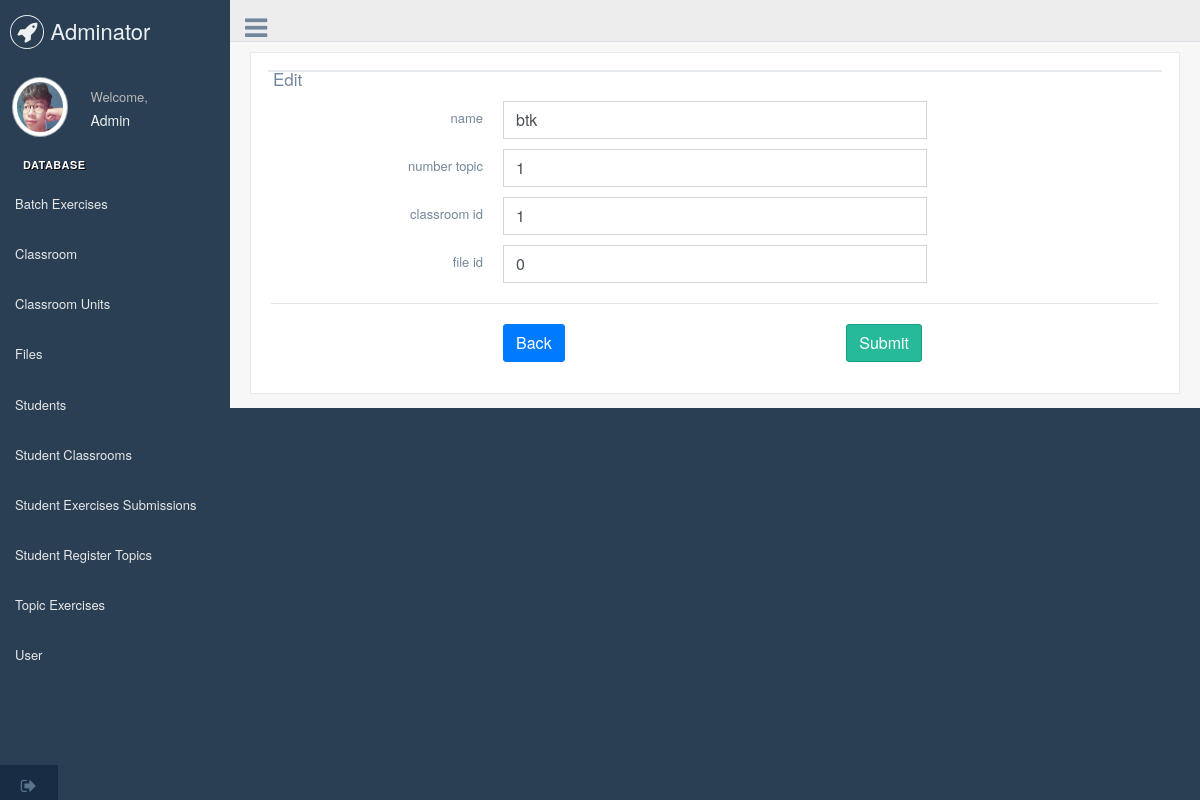
The app's page /InsideSite/manageDatabase.php?page=batch_exercises&&edit=1 (signed in) with its own data.
### tables this page shows
CREATE TABLE `batch_exercises` (
  `id` bigint(20) NOT NULL,
  `name` varchar(255) NOT NULL,
  `content` text NOT NULL,
  `number_topic` int(11) NOT NULL,
  `start_date` timestamp NOT NULL DEFAULT CURRENT_TIMESTAMP ON UPDATE CURRENT_TIMESTAMP,
  `deadline` timestamp NOT NULL DEFAULT '0000-00-00 00:00:00',
  `end_date` timestamp NOT NULL DEFAULT '0000-00-00 00:00:00',
  `status` int(11) NOT NULL,
  `type` int(11) NOT NULL,
  `file_id` bigint(20) DEFAULT NULL,
  `classroom_id` int(11) NOT NULL,
  `created_by` bigint(20) DEFAULT NULL,
  `created_at` timestamp NOT NULL DEFAULT '0000-00-00 00:00:00',
  `updated_by` bigint(20) DEFAULT NULL,
  `updated_at` timestamp NOT NULL DEFAULT '0000-00-00 00:00:00',
  `deleted_by` bigint(20) DEFAULT NULL,
  `deleted_at` timestamp NOT NULL DEFAULT '0000-00-00 00:00:00'
);

### InsideSite/editDB/batch_exercises_editDP.php (the view)
<div class="container body">
	<div class="main_container">
		<div class="right_col" role="main">
			<div class="">
				<div class="row">
					<div class="col-md-12 col-sm-12 ">
						<div class="x_panel">
							<div class="x_title">
								<h2>Edit</h2>
							</div>
									<div class="x_content">
									<form id="demo-form2" data-parsley-validate class="form-horizontal form-label-left" action="#" method="post">
										<div class="item form-group">
											<label class="col-form-label col-md-3 col-sm-3 label-align" for="first-name">name </label>
											<div class="col-md-6 col-sm-6 ">
												<input type="text" name="name" class="form-control" value="<?php echo $profile['name'] ?>">
											</div>
										</div>
										<div class="item form-group">
											<label class="col-form-label col-md-3 col-sm-3 label-align" for="last-name">number topic </label>
											<div class="col-md-6 col-sm-6 ">
												<input type="text" name="numberTopic" class="form-control" value="<?php echo $profile['number_topic'] ?>">
											</div>
										</div>
										<div class="item form-group">
											<label for="middle-name" class="col-form-label col-md-3 col-sm-3 label-align">classroom id </label>
											<div class="col-md-6 col-sm-6 ">
												<input type="text" name="classroomID" class="form-control" value="<?php echo $profile['classroom_id'] ?>">
											</div>
										</div>
										<div class="item form-group">
											<label for="middle-name" class="col-form-label col-md-3 col-sm-3 label-align">file id </label>
											<div class="col-md-6 col-sm-6 ">
												<input type="text" name="fileID" class="form-control" value="<?php echo $profile['file_id'] ?>">
											</div>
										</div>
										<div class="ln_solid"></div>
										<div class="item form-group">
											<div class="col-md-6 col-sm-6 offset-md-3">
												<a href="manageDatabase.php?page=batch_exercises" class="btn btn-primary ">Back</a>
												<button type="submit" name="saveProfile" class="btn btn-success pull-right">Submit</button>
											</div>
										</div>
									</form>
									</div>
								</div>
							</div>
						</div>
					</div>
				</div>
			</div>
		</div>
	</div>
</div>

### records on screen
batch_exercises: name "btk", numberTopic "1", classroomID "1", fileID "0"
